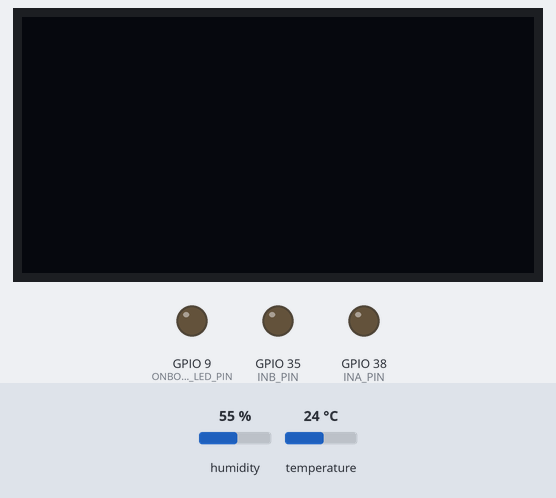
A sketch run on a simulated ESP32-S3. On the bench: 128×64 one-colour display, output pins drawn as LEDs (lit = HIGH). The test bench sets the inputs (shaded band); at power-on: humidity 55 %, temperature 24 °C. WiFi joins after 1.5 s; servers stay silent unless stated; uploads are accepted with an empty reply; what the sketch prints to the serial monitor is not drawn.

Above: at 0.1 s.
At 2.8 s:
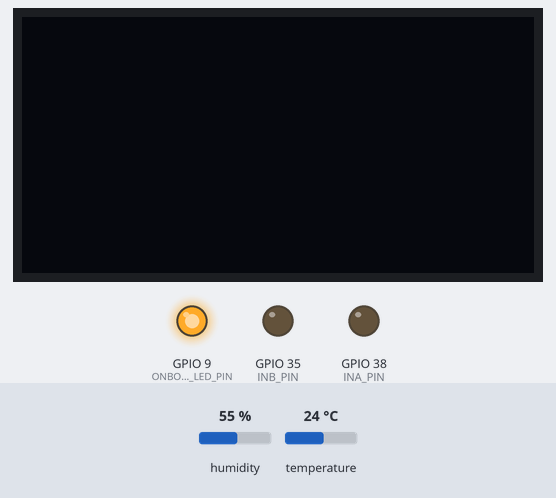
Timing chart, 0 to 5.5 s (numbered marks = the images above):
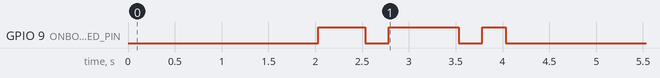

The sketch:

DHT_SERVO.ino
```cpp
/*
* TEMPERATURE&HUMIDITY MONITORING------------------
* USE DHT SENSOR:
*    -> Measure room temperature and humidity values
*    -> Send the recorded data to the platform
*    -> Set temperature threshold from the platform
*    -> Use set threshod and recorded data to control fan
* ANGAZA ELIMU - SH. PROJECT V2.0 / 023
* ----------------------------------------
*/
//---------------------Support libraries and sensor parameters.
#include <DHT.h>
#include <WiFi.h>
#include <HTTPClient.h>
#include <Arduino_JSON.h>
#include <Wire.h>
#include <Adafruit_GFX.h>
#include <Adafruit_SSD1306.h>
#include <WiFiClientSecure.h>
#include "secrets.h"
#include "pin_configurations.h"
#define SCREEN_WIDTH 128 // OLED display width, in pixels
#define SCREEN_HEIGHT 64 // OLED display height, in pixels
#define DHT_SENSOR_TYPE DHT22
DHT dht_sensor(DHT_PIN, DHT_SENSOR_TYPE); // Create  DHT sensor object
// Declaration for an SSD1306 display connected to I2C (SDA, SCL pins)
Adafruit_SSD1306 display(SCREEN_WIDTH, SCREEN_HEIGHT, &Wire, -1);
//----------------------------------------

//----------------------------------------Control variables.
const char* server_url="https://smart-home-iot.angazaelimu.com/api/dht_data_insert";
WiFiClientSecure *client = new WiFiClientSecure;
String httpRequestData;
int httpResponseCode;
int humid_threshold;
int temp_threshold;
HTTPClient https;
float humi  = 0;
float tempC = 0;
String payload;
//----------------------------------------

void setup() {
  Serial.begin(115200);
  // setting up custom I2C pins
  Wire.begin(I2C_SDA, I2C_SCL);
  if(!display.begin(SSD1306_SWITCHCAPVCC, 0x3C)) { // Address 0x3D for 128x64
    Serial.println(F("SSD1306 allocation failed"));
    for(;;);
  }
  delay(2000);
  // initialize display
  display.clearDisplay();
  display.setTextColor(WHITE);

  // pins functionality definition
  pinMode(INA_PIN, OUTPUT);
  pinMode(INB_PIN, OUTPUT);

  // wifi network init
  WiFi.begin(SSID,PASSWORD);

  // Signal LED pin function and state init
  pinMode(ONBOARD_LED_PIN,OUTPUT);     //--> On Board LED port Direction output
  digitalWrite(ONBOARD_LED_PIN, HIGH); //--> Turn off Led On Board

  // Connection init
  Serial.print("Connecting.");
  while (WiFi.status() != WL_CONNECTED) {
    delay(500);
    Serial.print(".");
    //----------------------------------------Make the On Board Flashing LED on the process of connecting to the wifi router.
    digitalWrite(ONBOARD_LED_PIN, LOW);
    delay(250);
    digitalWrite(ONBOARD_LED_PIN, HIGH);
    delay(250);
    //----------------------------------------
  }
  //----------------------------------------
  digitalWrite(ONBOARD_LED_PIN, LOW); //--> Turn off the On Board LED when it is connected to the wifi router.
  //----------------------------------------If successfully connected to the wifi router, the IP Address that will be visited is displayed in the serial monitor
  Serial.println("");
  Serial.print("Successfully connected to : ");
  Serial.println(SSID);
  Serial.print("IP address: ");
  Serial.println(WiFi.localIP());
  Serial.println();
  delay(10000);

  dht_sensor.begin(); // initialize the DHT sensor
  //----------------------------------------

  Serial.println("Server started");
  Serial.println(WiFi.localIP());
  Serial.println("");
  Serial.print("connecting...");
  delay(10000);

}

void loop() {

  // read sensor parameter values
  humi  = dht_sensor.readHumidity(); // humidity
  tempC = dht_sensor.readTemperature(); // temperature in Celsius

  if(client){
    // set secure client via root cert
    client->setCACert(root_cacert);
    //create an HTTPClient instance

    //Initializing an HTTPS communication using the secure client
    Serial.print("[HTTPS] begin...\n");
    if(https.begin(*client, server_url)){

      //Get the threshold value
      String dht_data= httpGETRequest(server_url);

      // decode response
      JSONVar json_threshold=JSON.parse(dht_data);

      // JSON.typeof(jsonVar) can be used to get the type of the var
      if (JSON.typeof(json_threshold) == "undefined") {
        Serial.println("Parsing input failed!");
        return;
      }

      // decode server set dht threshold
      temp_threshold=(const int)(json_threshold["temp_threshold"]);
      humid_threshold=(const int)(json_threshold["humid_threshold"]);

      // display threshod
      Serial.println("Set temperature threshold: " + String(temp_threshold) + "\n");

      // check whether the reading is successful or not
      if ( isnan(tempC) || isnan(humi)) {
        Serial.println("Failed to read from DHT sensor!");
        return;
      }

      if (tempC>(temp_threshold)){// invoke fan into spin mode
          digitalWrite(INA_PIN,LOW);
          Serial.println("spinning");
          digitalWrite(INB_PIN,HIGH);
          delay(5000);
      }else{// stop fan
          digitalWrite(INA_PIN,LOW);
          Serial.println("stopped");
          digitalWrite(INB_PIN,LOW);
      }

      display.clearDisplay();  //clear display
      //print temperature
      display.setTextSize(1);
      display.setCursor(0,0);
      display.print("Temperature: ");
      display.setTextSize(2);
      display.setCursor(0,16);
      display.print(tempC);
      display.print(" ");
      display.setTextSize(1);
      display.cp437(true);
      display.write(167);
      display.setTextSize(2);
      display.print("C");

      // display humidity
      display.setTextSize(1);
      display.setCursor(0, 35);
      display.print("Humidity: ");
      display.setTextSize(2);
      display.setCursor(0, 45);
      display.print(humi);
      display.print(" %");

      display.display();
    }
    else {
      Serial.printf("[HTTPS] Unable to connect\n");
    }
  }
  else {
    Serial.printf("[HTTPS] Unable to connect\n");
  }

  // wait a 2 seconds between readings
  delay(2000);
}

//  GET request function
String httpGETRequest(const char* serverName) {

   // define request header format
   https.addHeader("Content-Type", "application/x-www-form-urlencoded");

   //----------------------------------------Prepare HTTP Request
   httpRequestData="dht_sensor_API_KEY=" + String(API_KEY) + "&temperature=" + String(tempC) + "&humidity=" + String(humi) + "";
   // Send POST request
   httpResponseCode=https.POST(httpRequestData);
   Serial.print("HTTP Response code: ");
   Serial.println(httpRequestData);
   //----------------------------------------

  //----------------------------------------GET HTTP Request
  if (httpResponseCode == 200) { //initialize payload if GET data is available
    Serial.print("HTTP Response code: ");
    Serial.println(httpResponseCode);
    payload=https.getString();
  }
  else {
    Serial.print("HTTP Response code: ");
    Serial.println(httpResponseCode);
    Serial.print("Error code: ");
    Serial.println(httpResponseCode);
  }
  // Free resources
  https.end();

  return payload;
  //----------------------------------------

}
```

secrets.h
```cpp
#define SSID "ELVIS"
#define PASSWORD "Gmunene@123"
#define API_KEY "WxTFB0DuklfqMgEONS"


/*
 * server auth CA certificate key
 * ------DO NOT EDIT--------
 */
const char* root_cacert = \
"-----BEGIN CERTIFICATE-----\n" \
"MIIFazCCA1OgAwIBAgIRAIIQz7DSQONZRGPgu2OCiwAwDQYJKoZIhvcNAQELBQAw\n" \
"TzELMAkGA1UEBhMCVVMxKTAnBgNVBAoTIEludGVybmV0IFNlY3VyaXR5IFJlc2Vh\n" \
"cmNoIEdyb3VwMRUwEwYDVQQDEwxJU1JHIFJvb3QgWDEwHhcNMTUwNjA0MTEwNDM4\n" \
"WhcNMzUwNjA0MTEwNDM4WjBPMQswCQYDVQQGEwJVUzEpMCcGA1UEChMgSW50ZXJu\n" \
"ZXQgU2VjdXJpdHkgUmVzZWFyY2ggR3JvdXAxFTATBgNVBAMTDElTUkcgUm9vdCBY\n" \
"MTCCAiIwDQYJKoZIhvcNAQEBBQADggIPADCCAgoCggIBAK3oJHP0FDfzm54rVygc\n" \
"h77ct984kIxuPOZXoHj3dcKi/vVqbvYATyjb3miGbESTtrFj/RQSa78f0uoxmyF+\n" \
"0TM8ukj13Xnfs7j/EvEhmkvBioZxaUpmZmyPfjxwv60pIgbz5MDmgK7iS4+3mX6U\n" \
"A5/TR5d8mUgjU+g4rk8Kb4Mu0UlXjIB0ttov0DiNewNwIRt18jA8+o+u3dpjq+sW\n" \
"T8KOEUt+zwvo/7V3LvSye0rgTBIlDHCNAymg4VMk7BPZ7hm/ELNKjD+Jo2FR3qyH\n" \
"B5T0Y3HsLuJvW5iB4YlcNHlsdu87kGJ55tukmi8mxdAQ4Q7e2RCOFvu396j3x+UC\n" \
"B5iPNgiV5+I3lg02dZ77DnKxHZu8A/lJBdiB3QW0KtZB6awBdpUKD9jf1b0SHzUv\n" \
"KBds0pjBqAlkd25HN7rOrFleaJ1/ctaJxQZBKT5ZPt0m9STJEadao0xAH0ahmbWn\n" \
"OlFuhjuefXKnEgV4We0+UXgVCwOPjdAvBbI+e0ocS3MFEvzG6uBQE3xDk3SzynTn\n" \
"jh8BCNAw1FtxNrQHusEwMFxIt4I7mKZ9YIqioymCzLq9gwQbooMDQaHWBfEbwrbw\n" \
"qHyGO0aoSCqI3Haadr8faqU9GY/rOPNk3sgrDQoo//fb4hVC1CLQJ13hef4Y53CI\n" \
"rU7m2Ys6xt0nUW7/vGT1M0NPAgMBAAGjQjBAMA4GA1UdDwEB/wQEAwIBBjAPBgNV\n" \
"HRMBAf8EBTADAQH/MB0GA1UdDgQWBBR5tFnme7bl5AFzgAiIyBpY9umbbjANBgkq\n" \
"hkiG9w0BAQsFAAOCAgEAVR9YqbyyqFDQDLHYGmkgJykIrGF1XIpu+ILlaS/V9lZL\n" \
"ubhzEFnTIZd+50xx+7LSYK05qAvqFyFWhfFQDlnrzuBZ6brJFe+GnY+EgPbk6ZGQ\n" \
"3BebYhtF8GaV0nxvwuo77x/Py9auJ/GpsMiu/X1+mvoiBOv/2X/qkSsisRcOj/KK\n" \
"NFtY2PwByVS5uCbMiogziUwthDyC3+6WVwW6LLv3xLfHTjuCvjHIInNzktHCgKQ5\n" \
"ORAzI4JMPJ+GslWYHb4phowim57iaztXOoJwTdwJx4nLCgdNbOhdjsnvzqvHu7Ur\n" \
"TkXWStAmzOVyyghqpZXjFaH3pO3JLF+l+/+sKAIuvtd7u+Nxe5AW0wdeRlN8NwdC\n" \
"jNPElpzVmbUq4JUagEiuTDkHzsxHpFKVK7q4+63SM1N95R1NbdWhscdCb+ZAJzVc\n" \
"oyi3B43njTOQ5yOf+1CceWxG1bQVs5ZufpsMljq4Ui0/1lvh+wjChP4kqKOJ2qxq\n" \
"4RgqsahDYVvTH9w7jXbyLeiNdd8XM2w9U/t7y0Ff/9yi0GE44Za4rF2LN9d11TPA\n" \
"mRGunUHBcnWEvgJBQl9nJEiU0Zsnvgc/ubhPgXRR4Xq37Z0j4r7g1SgEEzwxA57d\n" \
"emyPxgcYxn/eR44/KJ4EBs+lVDR3veyJm+kXQ99b21/+jh5Xos1AnX5iItreGCc=\n" \
"-----END CERTIFICATE-----\n" ;
```

pin_configurations.h
```cpp
#define PUSH_BUTTON_PIN 4 //A1
#define PUSH_BUTTON_PIN 40  //D1
#define WATER_LEVEL_PIN 5 //A2
#define LDR_PIN 6 //A3
#define DHT_PIN 7 //A4
#define ONBOARD_LED_PIN 9
#define BUZZER_PIN 15 //A5
#define INA_PIN 38  //D3
#define INB_PIN 35  //D4
#define MQ2_PIN 34  //A8
#define PIR_PIN 39  //D2
#define SERVO_PIN 20 //A10

#define RED_PIN 16  //A6
#define BLUE_PIN 19  //A7
#define GREEN_PIN 33  //A9

#define LRCL_PIN 17  //LRCL
#define BCLK_PIN 18  //BCLK
#define DOUT_PIN 8  //DOUT

#define I2C_SCL 2  //SCL
#define I2C_SDA 42  //SDA
```
